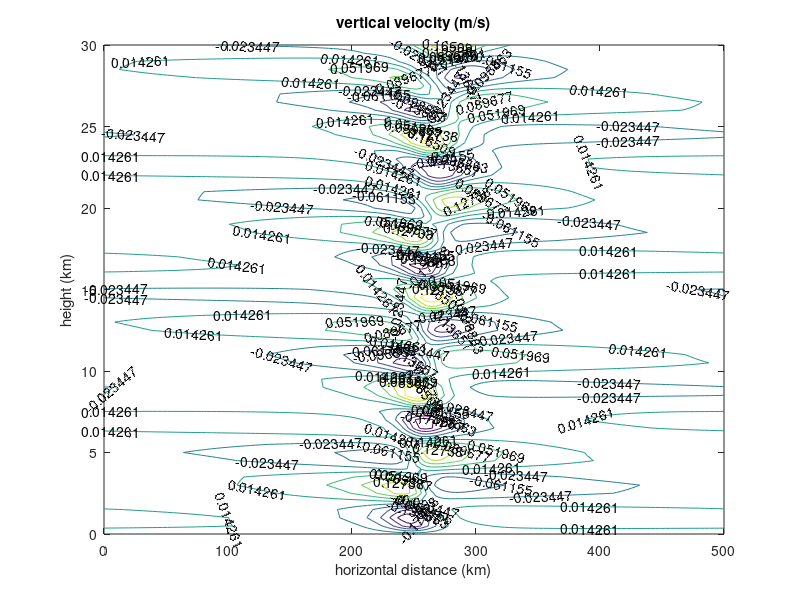
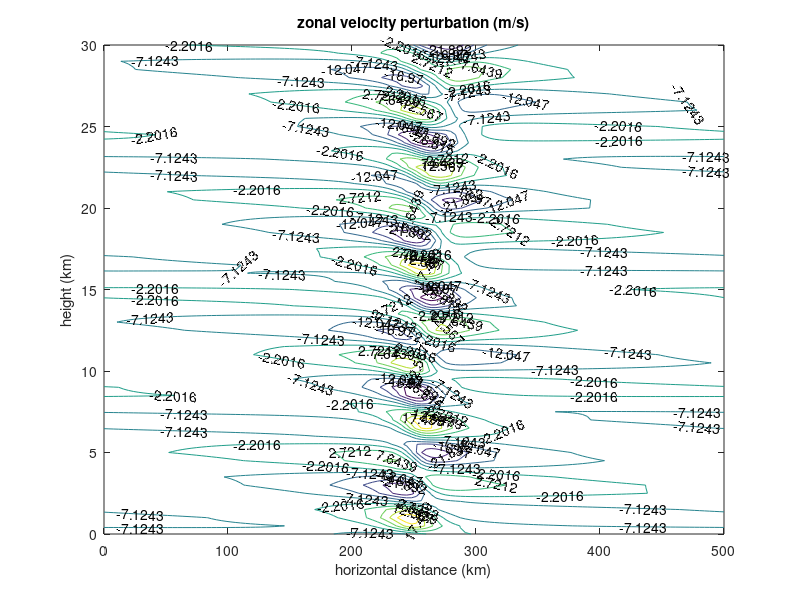
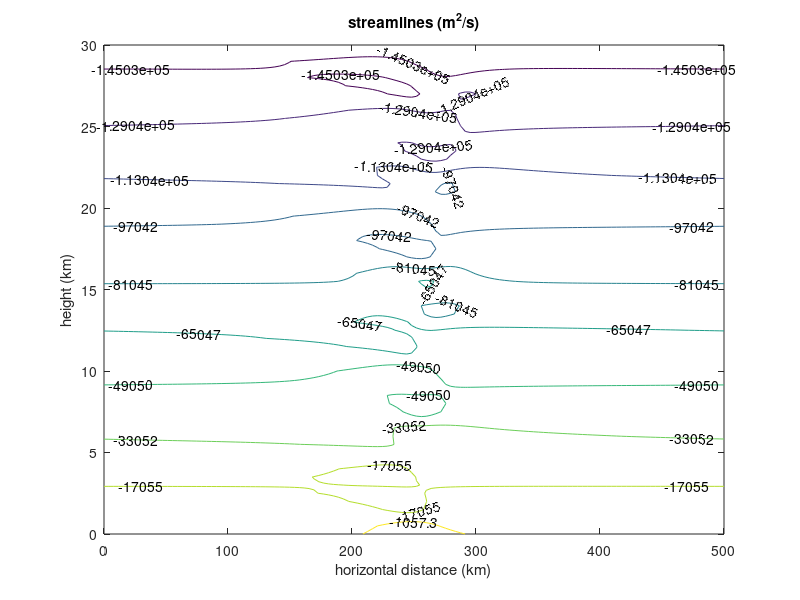

Here is the MATLAB script that generated these plots, in order:
% MATLAB file: lee_wave_1.m
% Lee-wave in 1-d stratified model for 
% ridge defined by the function   h(x) = hm/(1+(x/L)^2).
% Student can vary  width of ridge (L)and mean zonal flow U.
% Fast fourier transform is used to determine spectral coefficients
% for the solution. 
clear
close all 
disp('topographic wave for isolated ridge')
disp('ridge profile  h(x) = hm/(1+(x/L)^2 ')
%  Set parameters
bv = 1.e-4;                     %buoyancy frequency squared
g = 9.81;
%
U = input('give mean zonal wind in m/s  ');
Lz = 30;     		             % depth of domain in km
L = 20;    		                 % zonal scale of ridge in km  
Lx = 500;                        % Lx is the length of the domain in km 
k = 2*pi/(Lx*1.e3);              % lowest zonal wavenumber in m
%%*********************************************
% Damping rate 'alph'  can be varied 
disp(  'damping rate per second =  ') 
r = 5.0e-6             %damping rate per second
%%*********************************************
NL = 61;                		% number of vertical gridpoints
N = 128;                        % number of modes for Fourier transform
uxz = zeros(NL,N);
wxz = zeros(NL,N);
zz = linspace(0,Lz,NL);
xx = linspace(0, Lx, N); 
dz = Lz/(NL-1);
s = [1:N];
xm = Lx/2 ;                      % location of ridge in km
hx = 4000./(1+((xx-xm)/L).^2);   % topographic profile
% Fourier transform hx(x) to get hn(s)
hn = fft(hx,N);
hn(1) = 0;
%  solve for streamfunction for each fourier mode
w=zeros(NL,N);
u=zeros(NL,N);
psi=zeros(NL,N);
for n = 2:N
    ns = n-1;
    %  vertical wavenumber squared for analytic solution for each zonal wavenumber
    m2 = bv/U^2-(k*ns)^2;
    %  vertical velocity for each Fourier mode
    wsurf = i*k*U*hn;
    for j=1:NL
        w(j,n) = wsurf(n)*exp(i*sqrt(m2)*zz(j)*1.e3);  %vertical profile of w
        % streamfunction contours (approximate trajectories)
        u(:,n) = -sqrt(m2)*w(:,n)/k; 
        psi(:,n)=i*u(:,n)/sqrt(m2);
    end
end
for j = 1:NL
    uxz(j,:) = real(ifft(u(j,:),N));    % disturbance zonal wind in x,z space
    wxz(j,:) = real(ifft(w(j,:),N));    % vertical velocity
    psixz(j,:) = real(ifft(psi(j,:),N)) -U*j*1.e3*dz;
end
[x, z] = meshgrid(xx,zz); 
figure(1)
[cs H] = contour(x,z,wxz);
clabel(cs,H)
title('vertical velocity (m/s)')
xlabel( 'horizontal distance (km)'), ylabel('height (km)')
figure(2)
[cs H] = contour(x,z,uxz-U);
clabel(cs,H)

title('zonal velocity perturbation (m/s)')
xlabel( 'horizontal distance (km)'), ylabel('height (km)')
figure(3)
[cs H] = contour(x,z,psixz);
clabel(cs,H)
title('streamlines (m^2/s)')
xlabel( 'horizontal distance (km)'), ylabel('height (km)')
